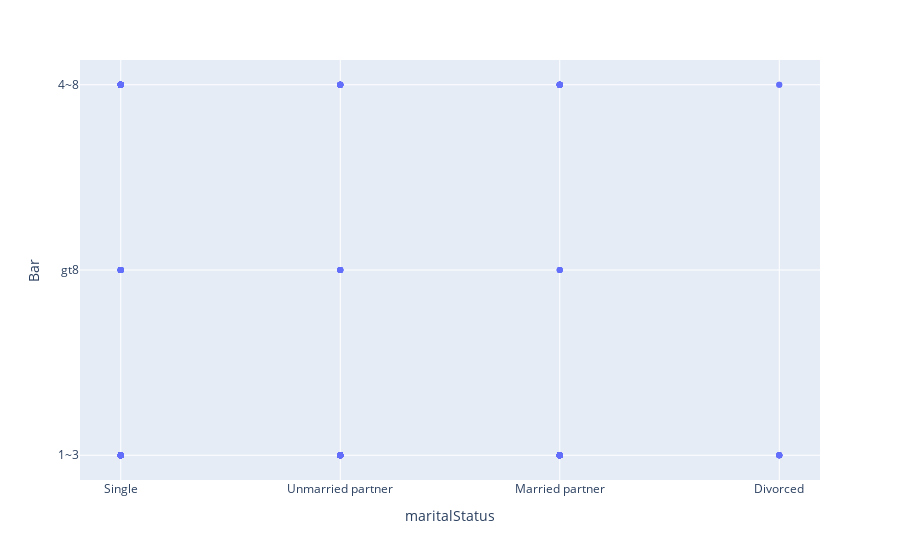

Here is the notebook cell this chart was saved with:
### Code cell
#visualize accepted coupons by those who go to bars more than once a month, had passengers that were not a kid, and were not widowed
fig = sns.countplot(x="passanger", data=once_month_nonkidpassanger_widow)
plt.xticks(rotation = 45)
plt.show(fig)

#visualize scatter plots
px.scatter(once_month_nonkidpassanger_widow, x = "maritalStatus", y ="Bar")

### Figure 1 — Plotly figure (JSON) as saved in the notebook; plotly's stock layout.template omitted (floating-point values rounded to 4 significant figures; data arrays with more than 128 entries replaced by an {"elided": "..."} marker saying what was removed)
{"data": [{"hovertemplate": "maritalStatus=%{x}<br>Bar=%{y}<extra></extra>", "legendgroup": "", "marker": {"color": "#636efa", "symbol": "circle"}, "mode": "markers", "name": "", "orientation": "v", "showlegend": false, "type": "scatter", "x": {"elided": "393 str values"}, "xaxis": "x", "y": {"elided": "393 str values"}, "yaxis": "y"}], "layout": {"autosize": true, "legend": {"tracegroupgap": 0}, "margin": {"t": 60}, "xaxis": {"anchor": "y", "autorange": true, "domain": [0, 1], "range": [-0.1813, 3.181], "title": {"text": "maritalStatus"}, "type": "category"}, "yaxis": {"anchor": "x", "autorange": true, "domain": [0, 1], "range": [-0.1549, 2.155], "title": {"text": "Bar"}, "type": "category"}}}
